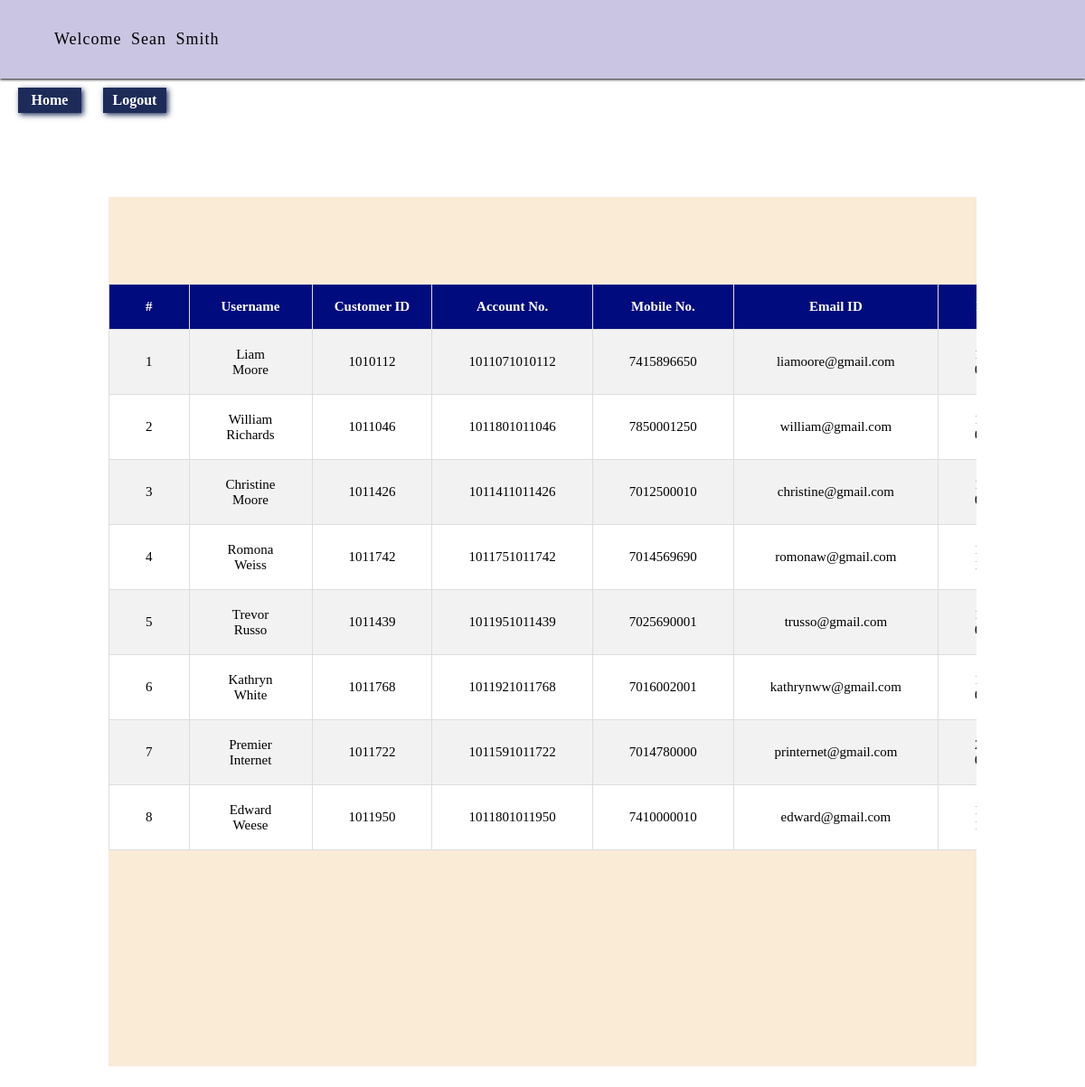
Before: /Code/active_customers.php (signed in) with the older database file.
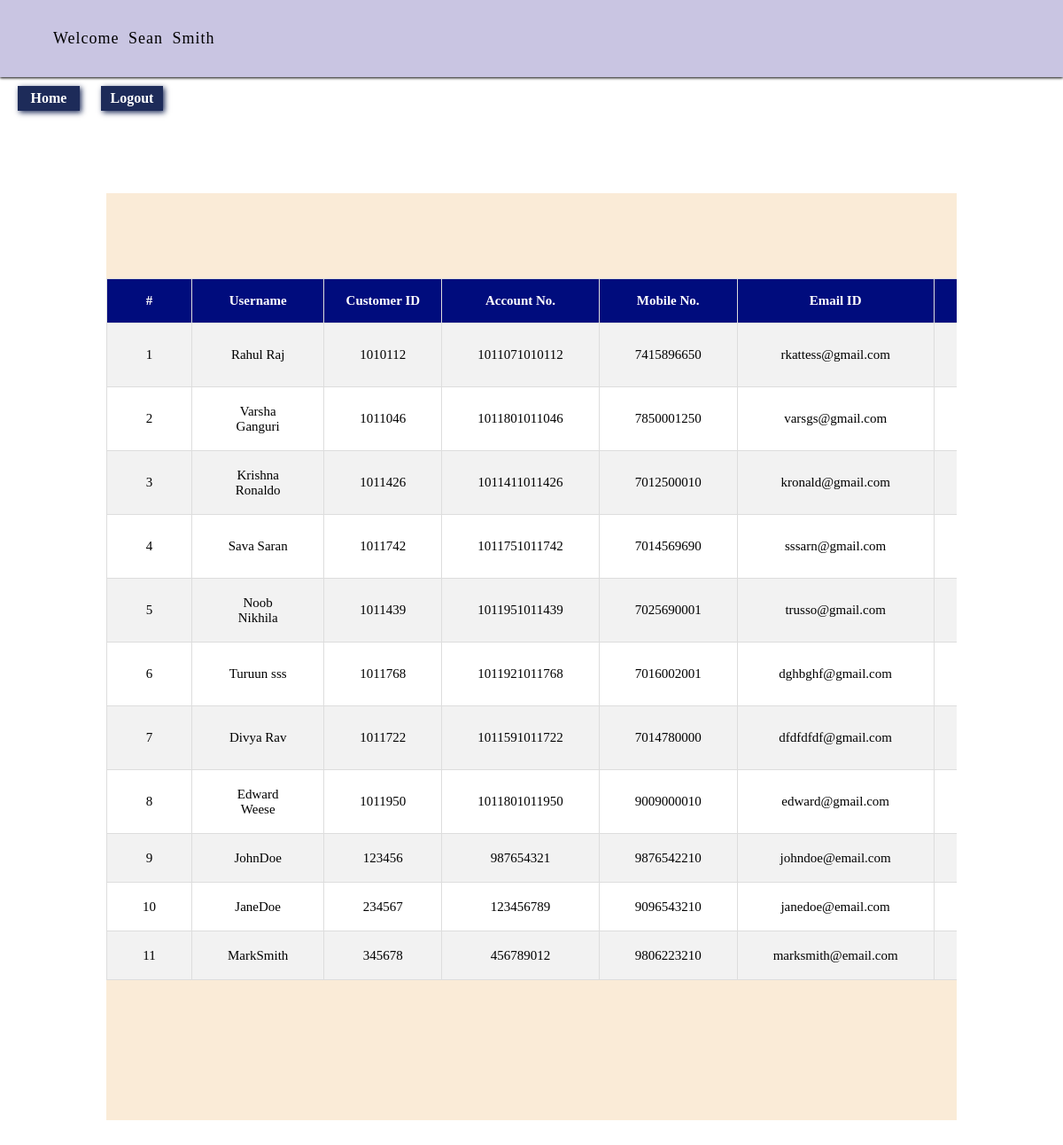
After: the same page with the newer database file.
### tables this page shows
CREATE TABLE `bank_customers` (
  `Id` int(100) NOT NULL,
  `Username` varchar(20) DEFAULT NULL,
  `Password` varchar(15) DEFAULT NULL,
  `Customer_Photo` longblob,
  `Photo_name` varchar(500) DEFAULT NULL,
  `Customer_ID` varchar(20) DEFAULT NULL,
  `Gender` varchar(10) NOT NULL,
  `Landline_no` varchar(10) NOT NULL,
  `Home_Addr` varchar(100) NOT NULL,
  `Office_Addr` varchar(255) NOT NULL,
  `Country` varchar(255) NOT NULL,
  `State` varchar(255) NOT NULL,
  `City` varchar(255) NOT NULL,
  `Pin_code` varchar(255) NOT NULL,
  `Account_no` varchar(20) DEFAULT NULL,
  `Branch` varchar(50) DEFAULT NULL,
  `IFSC_Code` varchar(50) DEFAULT NULL,
  `SSN` varchar(10) DEFAULT NULL,
  `CITIZENSHIP` varchar(50) DEFAULT NULL,
  `Current_Balance` float(100,2) DEFAULT NULL,
  `LastTransaction` int(20) DEFAULT '0',
  `Mobile_no` varchar(20) DEFAULT NULL,
  `Email_ID` varchar(50) DEFAULT 'Nil',
  `Debit_Card_No` varchar(50) DEFAULT NULL,
  `Debit_Card_Pin` int(4) DEFAULT NULL,
  `CVV` int(3) DEFAULT NULL,
  `DOB` varchar(20) DEFAULT NULL,
  `Area_Loc` varchar(255) DEFAULT NULL,
  `Nominee_name` varchar(255) DEFAULT NULL,
  `Nominee_ac_no` varchar(255) DEFAULT NULL,
  `Last_Login` varchar(50) DEFAULT NULL,
  `Ac_Opening_Date` varchar(255) DEFAULT NULL,
  `Account_Status` varchar(10) NOT NULL,
  `Account_type` varchar(20) NOT NULL
);

### Code/active_customers.php (the view, shortened to what this page needs)
<html>
<head><title>Active Customers</title>
</head>
<link rel="stylesheet" type="text/css" href="css/style.css"/>
<body>
<?php
	include 'Emp_profile_header.php' ;
	include 'database_conn.php';
?>
<div class="active_customers_container">
<table border="1px" cellpadding="10">
			   <th>#</th>
			   <th>Username</th>
			   <th>Customer ID</th>
			   <th>Account No.</th>
			   <th>Mobile No.</th>
			   <th>Email ID</th>
			   <th>DOB</th>
<?php
	$sql = "SELECT * from bank_customers";
	$result = $conn->query($sql);
	if ($result->num_rows > 0) {
			  $Sl_no = 1;
		while($row = $result->fetch_assoc()) {
		echo '
			<tr>
			<td>'.$Sl_no++.'</td>
			<td>'.$row['Username'].'</td>
			<td>'.$row['Customer_ID'].'</td>
			<td>'.$row['Account_no'].'</td>
			<td>'.$row['Mobile_no'].'</td>
			<td>'.$row['Email_ID'].'</td>
			<td>'.$row['DOB'].'</td>
			<td>$'.$row['Current_Balance'].'</td>
			<td>'.$row['SSN'].'</td>
			<td>'.$row['CITIZENSHIP'].'</td>
			<td>'.$row['Debit_Card_No'].'</td>
			<td>'.$row['CVV'].'</td>
			<td>'.$row['Last_Login'].'</td>
			<td>$'.$row['LastTransaction'].'</td>
			<td>'.$row['Account_Status'].'</td>
			</tr>';
	}
}
?>
</table>
</div>
</body>
</html>

### Code/Emp_profile_header.php (shortened to what this page needs)
<!DOCTYPE html>
<html>
    <head>
        <link rel="stylesheet" type="text/css" href="css/style.css" />
	</head>
    <body>
        <div class="head">
                <div class="welcome">
                <label>Welcome <?php echo $_SESSION['staff_name']; ?></label><br>
            </div>
            <a class="cust_home" href="Emp_profile.php"><input type="button" name="home" value="Home" id="homeBtn"></a>
            <a class="cust_logout" href="EmpLogout.php"><input type="button" name="logout_btn" value="Logout" id="logoutBtn"></a>
        </div>
        <br>
    </body>
</html>

### Code/css/style.css (style rules this page uses)
* { margin: 0px; }
body { font-family: verdana, "Helvetica Neue", Helvetica, Arial, sans-serif; }
body { font-family: verdana, "Helvetica Neue", Helvetica, Arial, sans-serif; margin: 0px; width: 100%; }
* { font-family: verdana; }
.welcome { background-color: #ffffff; padding: 33px; box-shadow: 0px 1px 3px black; color: black; }
.welcome label { padding-top: 12px; padding-bottom: 12px; padding-right: 20px; padding-left: 20px; font-size: 18px; letter-spacing: 1px; word-spacing: 5px; }
body { margin: 0px; }
input { color: rgba(44, 44, 44, 0.9); background-color: white; border: 1px solid white; margin-left: 20px; margin-bottom: 10px; font-size: 16px; font-weight: bold; border-bottom: 2px solid rgba(68, 68, 68, 0.3); padding-bottom: 5px; margin-top: 10px; }
table { margin: 10% auto; margin-bottom: 5%; width: 100%; font-size: 15px; border-collapse: collapse; border: 1px rgb(221, 221, 221); text-align: center; }
table th { color: white; height: 50px; background-color: #0f007d; }
tr:nth-child(even) { background-color: rgb(242, 242, 242); }
tr:nth-child(odd) { background-color: white; }
td { padding-left: 40px; padding-right: 40px; }
table { margin: 10% auto; width: 80%; font-size: 15px; border-collapse: collapse; border: 1px rgb(221, 221, 221); text-align: center; }
table th { color: white; height: 50px; background-color: #13007d; }
.welcome { background-color: #c9c5e2; padding: 33px; box-shadow: 0px 1px 3px black; color: black; }
#homeBtn, #logoutBtn { background-color:rgba(5, 21, 71,0.9); border:none; padding:5px; width:70px; color:white; cursor:pointer; box-shadow:2px 2px 6px rgba(5, 21, 71,0.9); transition-duration: 0.6s; }
.active_customers_container { margin: 5% auto; overflow-x: auto; overflow-y: auto; width: 80%; background-color: antiquewhite; height: 80%; }
table { width: 200%; font-size: 15px; border-collapse: collapse; border: 1px rgb(221, 221, 221); text-align: center; }
table th { color: white; height: 50px; background-color: #000c7d; }

Changed rows visible on the page:
changed bank_customers: Username "Liam Moore" → "Rahul Raj"; Email_ID "liamoore@gmail.com" → "rkattess@gmail.com"
changed bank_customers: Username "William Richards" → "Varsha Ganguri"; Email_ID "william@gmail.com" → "varsgs@gmail.com"
changed bank_customers: Username "Christine Moore" → "Krishna Ronaldo"; Email_ID "christine@gmail.com" → "kronald@gmail.com"
changed bank_customers: Username "Romona Weiss" → "Sava Saran"; Email_ID "romonaw@gmail.com" → "sssarn@gmail.com"
changed bank_customers "trusso@gmail.com": Username "Trevor Russo" → "Noob Nikhila"
changed bank_customers: Username "Kathryn White" → "Turuun sss"; Email_ID "kathrynww@gmail.com" → "dghbghf@gmail.com"
changed bank_customers: Username "Premier Internet" → "Divya Rav"; Email_ID "printernet@gmail.com" → "dfdfdfdf@gmail.com"
changed bank_customers "Edward Weese": Mobile_no "7410000010" → "9009000010"
added bank_customers: Username "JohnDoe", Customer_ID "123456", Account_no "987654321", Mobile_no "9876542210", Email_ID "johndoe@email.com"
added bank_customers: Username "JaneDoe", Customer_ID "234567", Account_no "123456789", Mobile_no "9096543210", Email_ID "janedoe@email.com"
added bank_customers: Username "MarkSmith", Customer_ID "345678", Account_no "456789012", Mobile_no "9806223210", Email_ID "marksmith@email.com"
